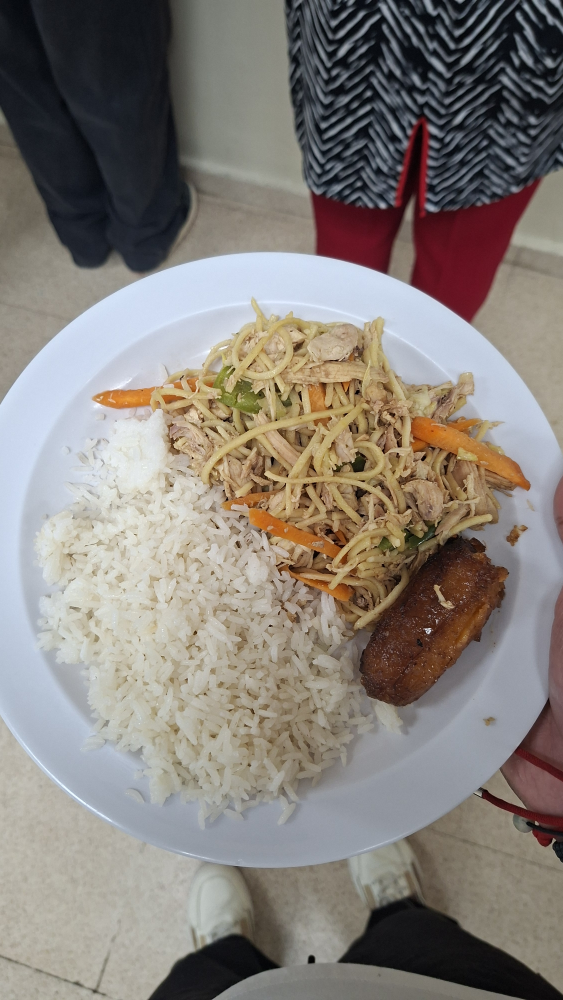
#> input picture data/raw/S1/P001_a.jpg, 2252 x 4000 px (shown at 1/4 size)
$ python -i captura_automatica.py   (imports and definitions only)
#> lines starting #> are read from the running program, lines starting #| are printed output that depends on the picture
#> further down, picture is the input picture: shape (4000, 2252, 3); mean B, G, R 121.8, 127.8, 134.1
"""Control temporal de la captura automatica."""

from time import monotonic

import cv2
import numpy as np


class CapturaAutomatica:

    def __init__(
        self,
        estabilidad_s=2.0,
        umbral_movimiento=0.02,
        umbral_presencia=0.08,
        retiro_s=1.0,
    ):
        self.estabilidad_s = estabilidad_s
        self.umbral_movimiento = umbral_movimiento
        self.umbral_presencia = umbral_presencia
        self.retiro_s = retiro_s

        self.estado = "calibrando"
        self.fondo = None
        self.anterior = None
        self.referencia_estable = None
        self.inicio_estabilidad = None
        self.inicio_retiro = None

    @staticmethod
    def reducir(frame):
        imagen = cv2.resize(frame, (160, 120))
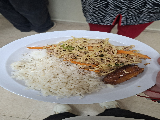
#> imagen: shape (120, 160, 3); mean B, G, R 121.7, 127.7, 134
        imagen = cv2.cvtColor(imagen, cv2.COLOR_BGR2GRAY)
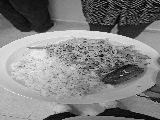
#> imagen: shape (120, 160); min 1, max 251, mean 128.9
        return cv2.GaussianBlur(imagen, (5, 5), 0)
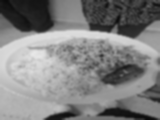
#> returned value: shape (120, 160); min 11, max 231, mean 128.9

    # [12 lines left out: functions diferencia, calibrar, not called in this run]

    def bloquear(self):
        self.estado = "bloqueado"

    # [6 lines left out: function reiniciar, not called in this run]

    def esperar_retiro(self):
        self.estado = "esperando_retiro"
        self.inicio_retiro = None

    # [71 lines left out: function actualizar, not called in this run]

>>> import cv2
>>> picture = cv2.imread('../../../data/raw/S1/P001_a.jpg')
>>> result = CapturaAutomatica().reducir(picture)

$ run again, on data/raw/S1/P002_a.jpg
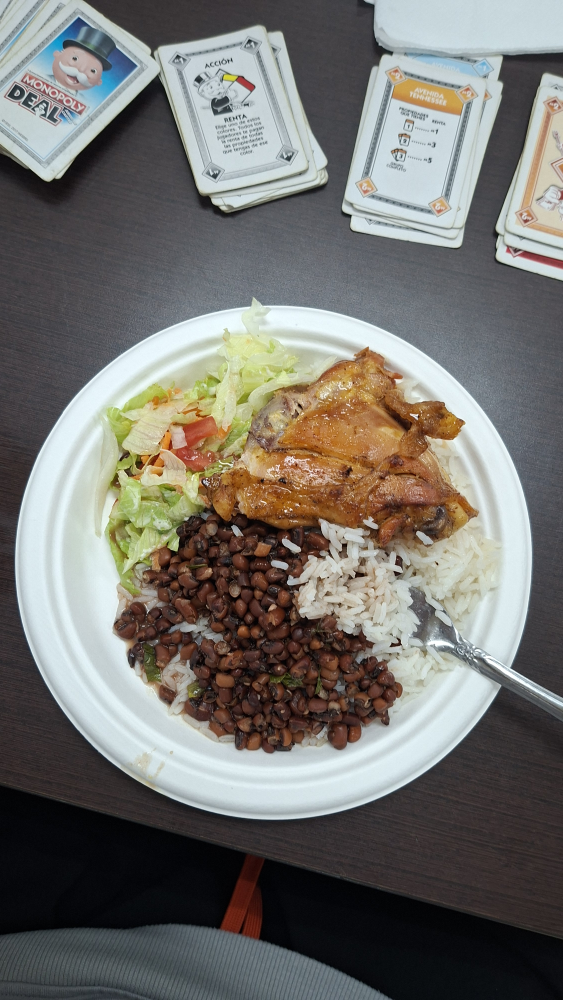
#> input picture data/raw/S1/P002_a.jpg, 2252 x 4000 px (shown at 1/4 size)
#> picture is the input picture: shape (4000, 2252, 3); mean B, G, R 110.8, 115.4, 117.2
#> in reducir, `imagen = cv2.cvtColor(imagen, cv2.COLOR_BGR2GRAY)`:
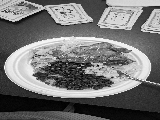
#> imagen: shape (120, 160); min 0, max 254, mean 115.2
#> in reducir, `return cv2.GaussianBlur(imagen, (5, 5), 0)`:
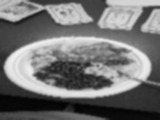
#> returned value: shape (120, 160); min 3, max 239, mean 115.2

$ run again, on data/raw/S1/P003_a.jpg
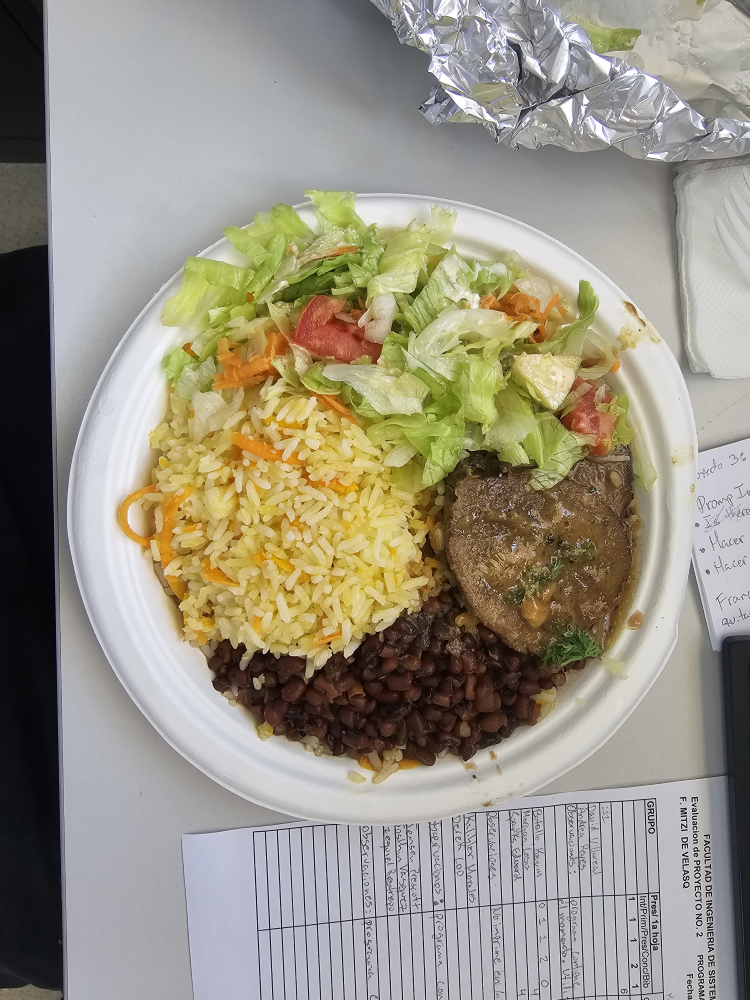
#> input picture data/raw/S1/P003_a.jpg, 3000 x 4000 px (shown at 1/4 size)
#> picture is the input picture: shape (4000, 3000, 3); mean B, G, R 132.4, 147.7, 153.1
#> in reducir, `imagen = cv2.cvtColor(imagen, cv2.COLOR_BGR2GRAY)`:
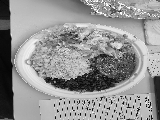
#> imagen: shape (120, 160); min 0, max 255, mean 147.4
#> in reducir, `return cv2.GaussianBlur(imagen, (5, 5), 0)`:
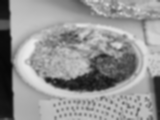
#> returned value: shape (120, 160); min 6, max 236, mean 147.5

$ run again, on data/raw/S1/P004_a.jpg
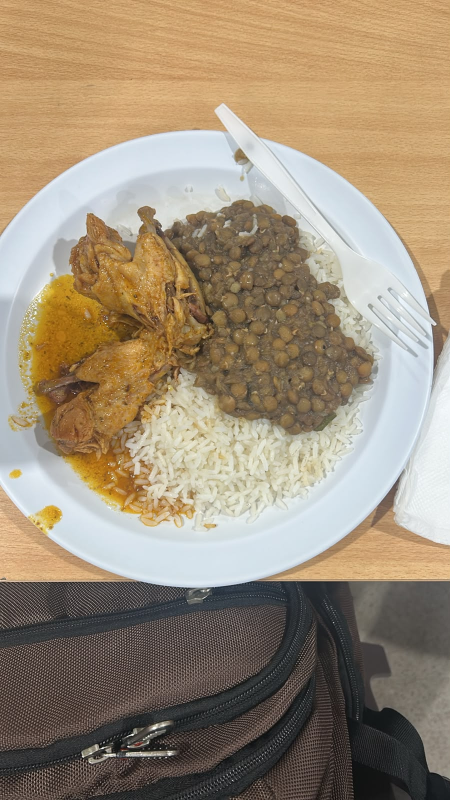
#> input picture data/raw/S1/P004_a.jpg, 900 x 1600 px (shown at 1/2 size)
#> picture is the input picture: shape (1600, 900, 3); mean B, G, R 119.9, 141.4, 157
#> in reducir, `imagen = cv2.resize(frame, (160, 120))`:
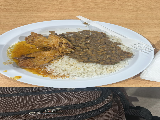
#> imagen: shape (120, 160, 3); mean B, G, R 119.7, 141.2, 156.8
#> in reducir, `return cv2.GaussianBlur(imagen, (5, 5), 0)`:
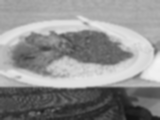
#> returned value: shape (120, 160); min 18, max 244, mean 143.4
